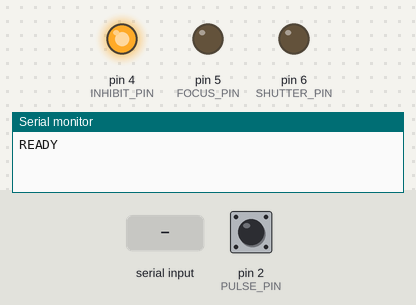
A sketch run on a simulated Arduino Uno, built with avr-gcc and run on an emulated ATmega328P. Parts: output pins drawn as LEDs (lit = HIGH), the last lines printed to the serial monitor. The test bench sets the inputs (shaded band); at power-on: pin 2 (PULSE_PIN) HIGH.

Above: at 1.2 s.
1.3 s: "SHOOT\n" received over Serial
At 1.48 s:
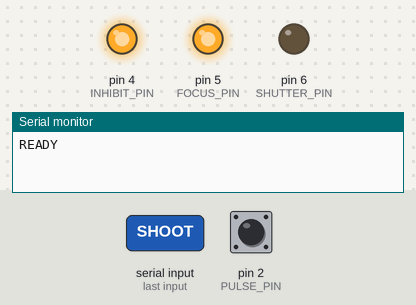
3.4 s: "ENABLE\n" received over Serial
At 3.9 s:
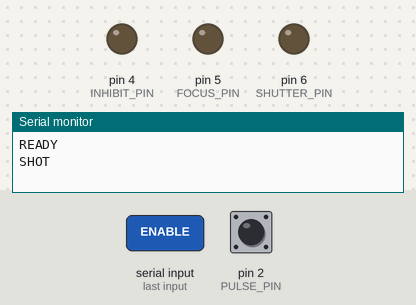
4.9 s: "FOCUS\n" received over Serial
At 6.2 s:
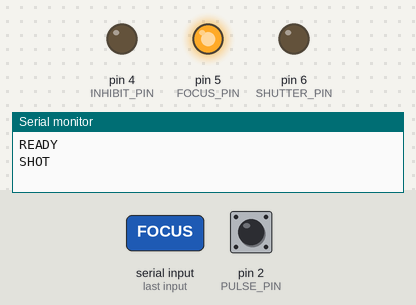
10.4 s: "SHOOT\n" received over Serial
At 10.88 s:
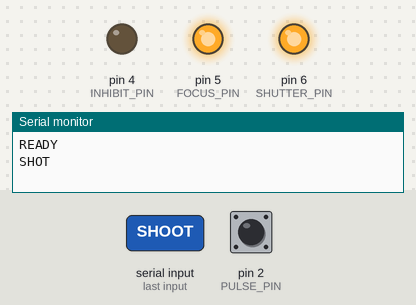
12.5 s: "DISABLE\n" received over Serial
At 13.3 s:
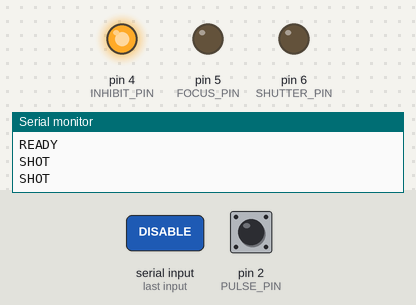
Timing chart, 0 to 15.0 s (numbered marks = the images above; inputs shaded):
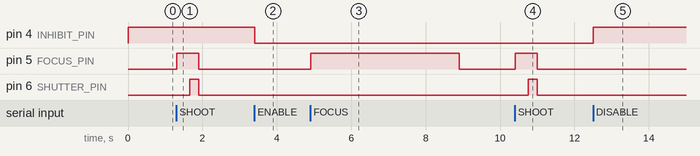

Measured:
- after the input at 1.3 s, pin 5 (FOCUS_PIN): LOW → HIGH at once, → LOW 0.60 s later; pin 6 (SHUTTER_PIN): LOW → HIGH after 0.36 s, → LOW 0.25 s later
- after the input at 3.4 s, pin 4 (INHIBIT_PIN): HIGH → LOW at once
- after the input at 4.9 s, pin 5 (FOCUS_PIN): LOW → HIGH at once, → LOW 4.0 s later
- after the input at 10.4 s, pin 5 (FOCUS_PIN): LOW → HIGH at once, → LOW 0.60 s later; pin 6 (SHUTTER_PIN): LOW → HIGH after 0.36 s, → LOW 0.25 s later
- after the input at 12.5 s, pin 4 (INHIBIT_PIN): LOW → HIGH at once

The sketch:

bill-acceptor-pulse.ino
```cpp
// Mạch Arduino Pro Micro của máy chụp photobooth — một mạch làm 2 việc:
//   1. Đếm xung máy nhận tiền giấy (ICT A7 / V7 ở chế độ PULSE).
//   2. Bấm máy ảnh như dây bấm (nhấn nửa lấy nét, nhấn hết chụp) → máy ảnh chụp thật, flash nổ,
//      ảnh gốc về thư mục X Acquire như khi khách tự bấm dây.
// Pro Micro (ATmega32U4; Nano / Uno / ESP32 cũng được) cắm USB vào máy tính của máy chụp; trang
// máy chụp đọc / gửi lệnh qua cổng COM (Cài đặt máy chụp → Máy đọc tiền → "Xung qua Arduino (COM)";
// Tự chụp khi chọn "Đếm giờ" → "Bấm máy qua Arduino").
// Pro Micro: chân ngắt dùng được 0, 1, 2, 3, 7 — dùng chân 2 như dưới.
//
// ── Máy nhận tiền (kiểm tra lại sơ đồ chân trong tài liệu model đã mua) ──
//   Máy nhận tiền 12V DC (nguồn ≥ 2A, xem tem máy: có bản 24V / AC) lấy nguồn riêng;
//   GND của nguồn 12V nối chung GND Arduino. KHÔNG nối 12V vào Arduino.
//   Chân PULSE (xung ra, cực thu hở) → chân D2 Arduino (dùng điện trở kéo lên nội).
//   Chân INHIBIT (cấm nhận tiền)    → chân D4 Arduino (qua transistor / opto nếu máy cần 12V).
// Trên máy nhận tiền: DIP switch chọn chế độ Pulse (không dùng RS232 / MDB), mỗi xung =
// PULSE_VALUE đồng (vd. 10.000 đ: tờ 10k = 1 xung, 20k = 2 xung, 50k = 5 xung). Máy phải có
// firmware tiền Việt (polymer).
//
// ── Bấm máy ảnh (Fujifilm X-S10: cổng mic ø3,5 mm dùng chung cho dây bấm) ──
//   2 opto PC817 (hoặc 1 con PC827 đôi), mỗi con một điện trở 330 Ω:
//     D5 → 330 Ω → chân 1 (anode) opto LẤY NÉT, chân 2 (cathode) → GND Arduino.
//     D6 → 330 Ω → chân 1 (anode) opto CHỤP,    chân 2 (cathode) → GND Arduino.
//   Đầu ra opto (chân 4 = collector, chân 3 = emitter) nối song song với nút của dây bấm:
//     opto LẤY NÉT: collector → vòng (RING) của jack, emitter → thân (SLEEVE / GND máy ảnh).
//     opto CHỤP:    collector → đầu (TIP) của jack,  emitter → thân (SLEEVE).
//   Dùng jack chia 1 ra 2 (hoặc đấu chung trong hộp) để dây bấm của khách vẫn dùng được. Opto
//   cách ly hoàn toàn máy ảnh khỏi Arduino / nguồn máy nhận tiền. Đo lại bằng cách chạm tay: chạm
//   RING–SLEEVE máy lấy nét, chạm cả TIP–SLEEVE máy chụp (dây Fujifilm RR-90 / RR-100 như vậy).
//   Trên máy ảnh: MIC/REMOTE RELEASE = REMOTE (nếu có mục này), SHUTTER TYPE = MECHANICAL (màn
//   trập điện tử không nháy flash), RELEASE/FOCUS PRIORITY = RELEASE (không lấy nét được vẫn chụp).
//
// Lệnh (mỗi lệnh một dòng):
//   máy chụp → mạch: ENABLE / DISABLE (mở / khóa nhận tiền), FOCUS (nhấn nửa, tự nhả sau
//                    FOCUS_HOLD_MS), SHOOT (nhấn hết rồi nhả).
//   mạch → máy chụp: READY khi khởi động, "BILL <số tiền>" khi nhận xong một tờ, SHOT sau khi bấm.

const byte PULSE_PIN = 2;
const byte INHIBIT_PIN = 4;
const byte FOCUS_PIN = 5;
const byte SHUTTER_PIN = 6;
const long PULSE_VALUE = 10000;       // số tiền mỗi xung (đồng)
const unsigned long BILL_GAP_MS = 400; // không có xung mới quá khoảng này = xong một tờ
const bool INHIBIT_ACTIVE_HIGH = true; // mức điện để CẤM nhận tiền (xem tài liệu máy)
const unsigned long FOCUS_MS = 350;      // nhấn nửa bao lâu trước khi chụp (khi chưa FOCUS trước)
const unsigned long PRESS_MS = 250;      // giữ nút chụp
const unsigned long FOCUS_HOLD_MS = 4000; // FOCUS mà không có SHOOT: tự nhả sau khoảng này

volatile unsigned int pulses = 0;
volatile unsigned long lastPulse = 0;
String line;
bool focusing = false;
unsigned long focusSince = 0;

void onPulse() {
  unsigned long now = millis();
  // Bỏ nhiễu dội tiếp điểm (xung thật dài ~50 ms, cách nhau ~50–100 ms).
  if (now - lastPulse > 20) {
    pulses++;
    lastPulse = now;
  }
}

void setInhibit(bool inhibit) {
  digitalWrite(INHIBIT_PIN, inhibit == INHIBIT_ACTIVE_HIGH ? HIGH : LOW);
}

void focus() {
  digitalWrite(FOCUS_PIN, HIGH);
  if (!focusing) focusSince = millis();
  focusing = true;
}

void release() {
  digitalWrite(SHUTTER_PIN, LOW);
  digitalWrite(FOCUS_PIN, LOW);
  focusing = false;
}

// Nhấn hết như dây bấm: đang nhấn nửa thì chụp ngay, chưa thì lấy nét FOCUS_MS trước. Xung tiền
// vẫn được đếm trong lúc chờ (đếm bằng ngắt).
void shoot() {
  if (!focusing) {
    focus();
    delay(FOCUS_MS);
  }
  digitalWrite(SHUTTER_PIN, HIGH);
  delay(PRESS_MS);
  release();
  Serial.println("SHOT");
}

void setup() {
  Serial.begin(9600);
  pinMode(PULSE_PIN, INPUT_PULLUP);
  pinMode(INHIBIT_PIN, OUTPUT);
  pinMode(FOCUS_PIN, OUTPUT);
  pinMode(SHUTTER_PIN, OUTPUT);
  release();
  setInhibit(true); // mặc định không nhận tiền cho tới khi máy chụp gửi ENABLE
  attachInterrupt(digitalPinToInterrupt(PULSE_PIN), onPulse, FALLING);
  Serial.println("READY");
}

void loop() {
  noInterrupts();
  unsigned int count = pulses;
  unsigned long last = lastPulse;
  interrupts();
  if (count > 0 && millis() - last > BILL_GAP_MS) {
    noInterrupts();
    pulses = 0;
    interrupts();
    Serial.print("BILL ");
    Serial.println((long)count * PULSE_VALUE);
  }
  if (focusing && millis() - focusSince > FOCUS_HOLD_MS) release();
  while (Serial.available()) {
    char c = Serial.read();
    if (c == '\n' || c == '\r') {
      line.trim();
      if (line == "ENABLE") setInhibit(false);
      else if (line == "DISABLE") setInhibit(true);
      else if (line == "FOCUS") focus();
      else if (line == "SHOOT") shoot();
      line = "";
    } else if (line.length() < 32) {
      line += c;
    }
  }
}
```
